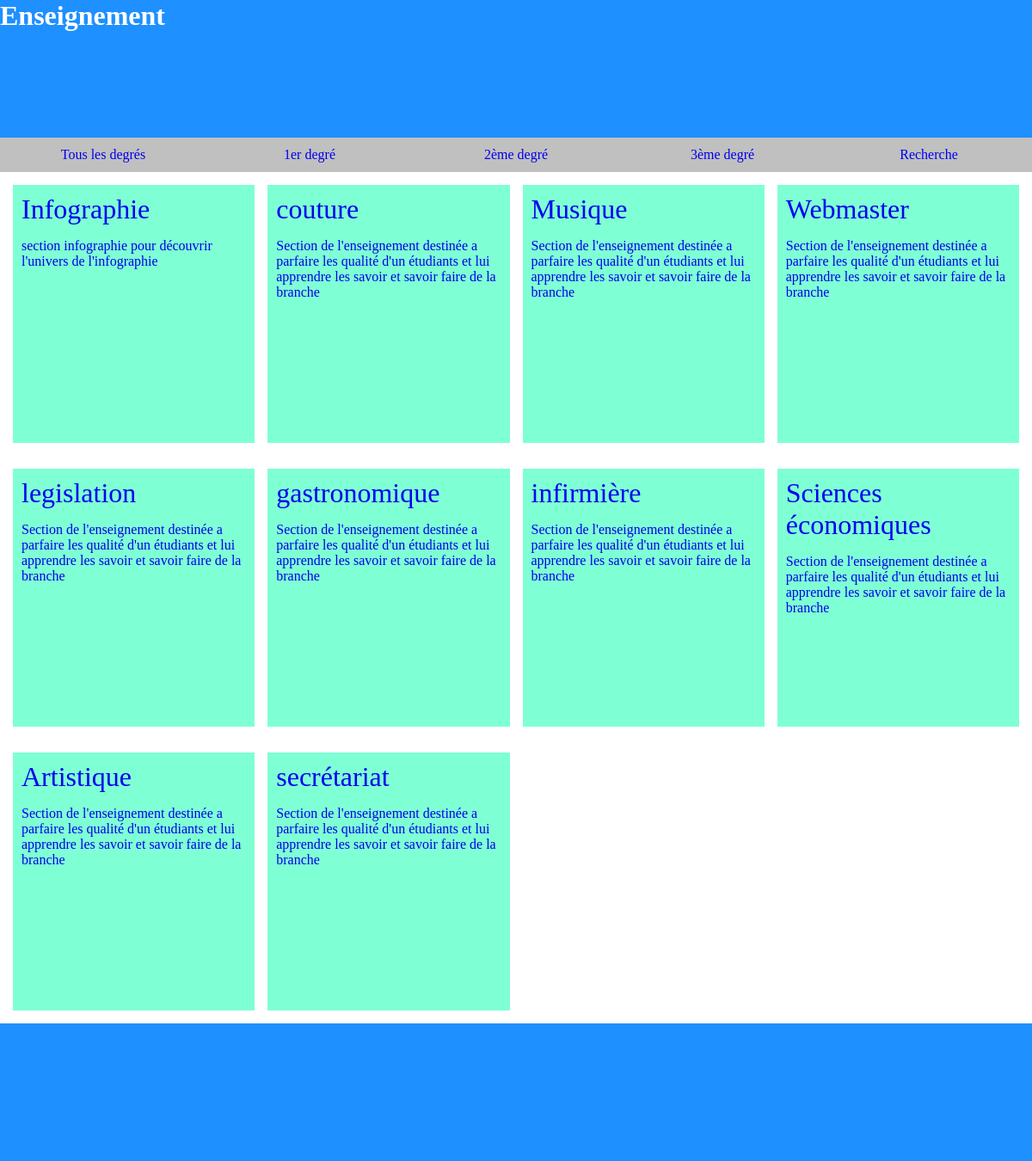
The page / on the database its author committed.
### tables this page shows
CREATE TABLE IF NOT EXISTS `options` (
  `id` int(11) NOT NULL AUTO_INCREMENT,
  `branche` varchar(100) NOT NULL,
  `description` text NOT NULL,
  `etablissement` varchar(150) NOT NULL,
  `degre` varchar(50) NOT NULL,
  `url` varchar(255) NOT NULL,
  PRIMARY KEY (`id`)
);

### index.php (the view, shortened to what this page needs)
<?php
    require "connexion.php";
?>
<!DOCTYPE html>
<html lang="en">
<head>
    <link rel="stylesheet" href="style.css">
</head>
<body>
    <header>
        <h1>Enseignement</h1>
    </header>
    <nav>
        <ul>
            <li><a href="index.php?degre=all">Tous les degrés</a></li>
            <li><a href="index.php?degre=1">1er degré</a></li>
            <li><a href="index.php?degre=2">2ème degré</a></li>
            <li><a href="index.php?degre=3">3ème degré</a></li>
            <li><a href="search.php">Recherche</a></li>
        </ul>
    </nav>
    <section>
        <?php
            if(isset($_GET['degre']))
            {
                if($_GET['degre']=="1")
                {
                    $req = $bdd->query("SELECT * FROM options WHERE degre=1");
                    while($don = $req->fetch())
                    {
                        echo '<a href="branche.php?id='.$don['id'].'" class="cards">';
                        echo '<div class="title">'.$don['branche'].'</div>';
                        echo '<div class="description">'.nl2br($don['description']).'</div>';
                        echo '</a>';
                    }
                }elseif($_GET['degre']=="2")
                {
                    $req = $bdd->query("SELECT * FROM options WHERE degre=2");
                    while($don = $req->fetch())
                    {
                        echo '<a href="branche.php?id='.$don['id'].'" class="cards">';
                        echo '<div class="title">'.$don['branche'].'</div>';
                        echo '<div class="description">'.nl2br($don['description']).'</div>';
                        echo '</a>';
                    }
                }elseif($_GET['degre']=="3")
                {
                    $req = $bdd->query("SELECT * FROM options WHERE degre=3");
                    while($don = $req->fetch())
                    {
                        echo '<a href="branche.php?id='.$don['id'].'" class="cards">';
                        echo '<div class="title">'.$don['branche'].'</div>';
                        echo '<div class="description">'.nl2br($don['description']).'</div>';
                        echo '</a>';
                    }
                }else{
                    $req = $bdd->query("SELECT * FROM options");
                    while($don = $req->fetch())
                    {
                        echo '<a href="branche.php?id='.$don['id'].'" class="cards">';
                        echo '<div class="title">'.$don['branche'].'</div>';
                        echo '<div class="description">'.nl2br($don['description']).'</div>';
                        echo '</a>';
                    }
                }
            }else{
                $req = $bdd->query("SELECT * FROM options");
                while($don = $req->fetch())
                {
                    echo '<a href="branche.php?id='.$don['id'].'" class="cards">';
                    echo '<div class="title">'.$don['branche'].'</div>';
                    echo '<div class="description">'.nl2br($don['description']).'</div>';
                    echo '</a>';
                }
            }
        ?>
    </section>
    <footer></footer>
</body>
</html>

### style.css (style rules this page uses)
* { margin: 0; padding: 0; box-sizing: border-box; }
header, footer { background-color: dodgerblue; width: 100%; height: 20vh; color: white; }
nav { background-color: silver; height: 5vh; }
nav ul { display: flex; flex-wrap: wrap; list-style: none; height: 100%; }
nav ul li { flex: 1; text-align: center; line-height: 5vh; }
nav ul li a { text-decoration: none; }
section { min-height: 55vh; display: grid; grid-template-columns: repeat(4,1fr); gap: 30px 15px; padding: 15px; }
.cards { display: block; text-decoration: none; height: 300px; background-color: aquamarine; padding: 10px; }
.cards .title { font-size: 2em; margin-bottom: 15px; }

### rows shown on the page
options: branche "Infographie", description "section infographie pour découvrir l'univers de l'infographie"
options: branche "couture", description "Section de l'enseignement destinée a parfaire les qualité d'un étudiants et lui apprendre les savoir et savoir faire de la branche"
options: branche "Musique", description "Section de l'enseignement destinée a parfaire les qualité d'un étudiants et lui apprendre les savoir et savoir faire de la branche"
options: branche "Webmaster", description "Section de l'enseignement destinée a parfaire les qualité d'un étudiants et lui apprendre les savoir et savoir faire de la branche"
options: branche "legislation", description "Section de l'enseignement destinée a parfaire les qualité d'un étudiants et lui apprendre les savoir et savoir faire de la branche"
options: branche "gastronomique", description "Section de l'enseignement destinée a parfaire les qualité d'un étudiants et lui apprendre les savoir et savoir faire de la branche"
options: branche "infirmière", description "Section de l'enseignement destinée a parfaire les qualité d'un étudiants et lui apprendre les savoir et savoir faire de la branche"
options: branche "Sciences économiques", description "Section de l'enseignement destinée a parfaire les qualité d'un étudiants et lui apprendre les savoir et savoir faire de la branche"
options: branche "Artistique", description "Section de l'enseignement destinée a parfaire les qualité d'un étudiants et lui apprendre les savoir et savoir faire de la branche"
options: branche "secrétariat", description "Section de l'enseignement destinée a parfaire les qualité d'un étudiants et lui apprendre les savoir et savoir faire de la branche"
